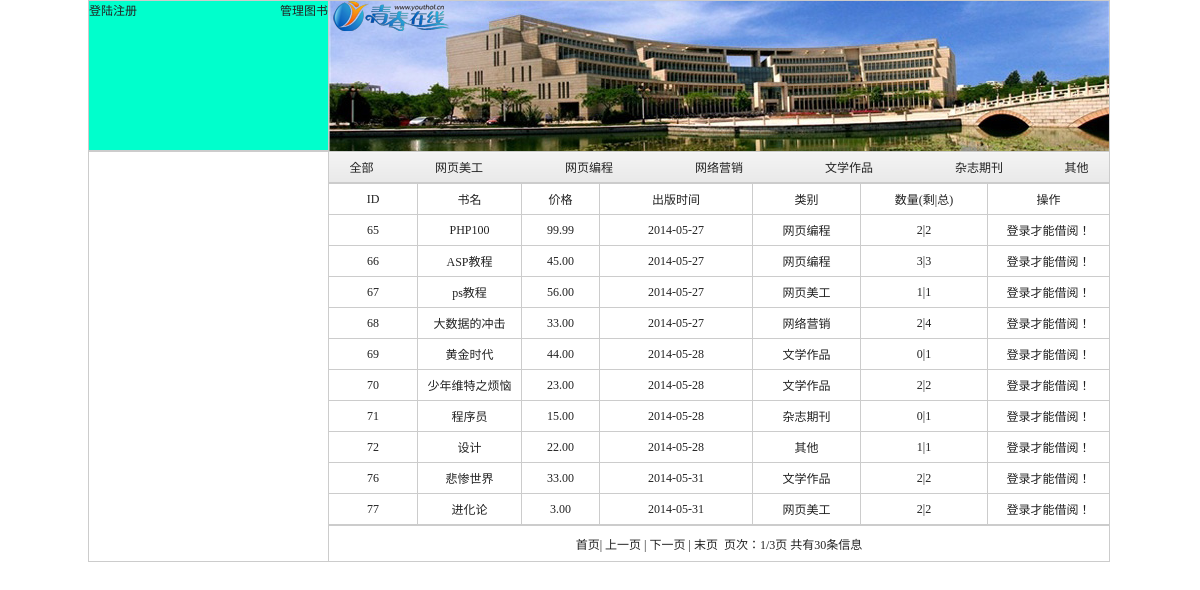
The page / on the database its author committed.
### tables this page shows
CREATE TABLE IF NOT EXISTS `yx_books` (
  `id` int(6) NOT NULL AUTO_INCREMENT,
  `name` varchar(20) NOT NULL,
  `price` decimal(4,2) NOT NULL,
  `uploadtime` date NOT NULL,
  `type` varchar(10) NOT NULL,
  `total` int(11) DEFAULT NULL,
  `leave_number` int(11) DEFAULT NULL,
  PRIMARY KEY (`id`)
);

### index.php (the view, shortened to what this page needs)
<?php
include("config.php");
?>
<html xmlns="http://www.w3.org/1999/xhtml">
<head>
<link rel="stylesheet" href="style.css" type="text/css">
</head>
<body>
<div style="width:1024px; height:562px; margin:auto;">
	<div style="width:240px; height:560; background-color:#3CF; float:left; margin:auto;">
		<div style="width:239px; height:149px; border:1px #ccc solid;  margin:auto; background-color: #0FC;">
		<?php
        if(!isset($_SESSION['id'])){
            echo
            "<a href='landing.php'  title='登陆注册'>登陆注册</a>";
        }else if(isset($_SESSION['id'])){
            echo "<a href='landing.php?tj=out'  title='注销'>注销</a>";
            echo "&nbsp;";
			echo"欢迎借阅！";
        }
        ?>
		<a href="admin/login.php"  title="管理图书" style="float:right;">管理图书</a>
		</div>
		<div style="width:239px; border:1px #ccc solid;  height:409px; margin:auto; background-color: #FFF; vertical-align: middle">
        </div>
  </div>
<div style="float:left; margin:auto; width:782px; height:562px;">
<?php include("head.php"); ?>
		<table width="782" border="0" align="left" cellpadding="0" cellspacing="0">
                <tr>
                  <td height="22">
	<?php
	$pagesize=10;
	if(!isset($_GET['proid'])){
		$sql="select * from yx_books order by id asc";
	}else{
		$sql='select * from yx_books where type="'.urldecode($_GET['proid']).'"';
	}
	$rs=mysql_query($sql);
	$recordcount=mysql_num_rows($rs);
	$pagecount=($recordcount-1)/$pagesize+1;
	$pagecount=(int)$pagecount;
	if(!isset($_GET['pageno']))
	{
		$pageno=1;
	}else{
		$pageno=$_GET["pageno"];
	}
	$startno=($pageno-1)*$pagesize;
	if(!isset($_GET['proid'])){
	$sql="select * from yx_books order by id asc limit $startno,$pagesize";
	}else{
	$sql="select * from yx_books where type='".urldecode($_GET['proid'])."' order by id asc limit $startno,$pagesize";
	}
	$rs=mysql_query($sql,$conn);
?>
  <table width="100%" border="0" align="center" cellpadding="0" cellspacing="1" bgcolor="#CCCCCC">
    <tr>
      <td width="88" height="30" align="center" bgcolor="#FFFFFF" class="line2">ID</td>
	    <td width="103" align="center" bgcolor="#FFFFFF" class="line2">书名</td>
	    <td width="77" align="center" bgcolor="#FFFFFF" class="line2">价格</td>
	    <td width="152" align="center" bgcolor="#FFFFFF" class="line2">出版时间</td>
	    <td width="107" align="center" bgcolor="#FFFFFF" class="line2">类别</td>
	    <td width="126" align="center" bgcolor="#FFFFFF" class="line2">数量(剩|总)</td>
	    <td width="121" align="center" bgcolor="#FFFFFF" class="line2">操作</td>
	    </tr>
    <?php
		while($rows=mysql_fetch_assoc($rs))
	{
	?>
	<tr>
	  <td height="30" align="center" bgcolor="#FFFFFF"><?php echo $rows["id"];?></td>
	  <td align="center" bgcolor="#FFFFFF"><?php echo $rows["name"];?></td>
	  <td align="center" bgcolor="#FFFFFF"><?php echo $rows["price"];?></td>
	  <td align="center" bgcolor="#FFFFFF"><?php echo $rows["uploadtime"];?></td>
	  <td align="center" bgcolor="#FFFFFF"><?php echo $rows["type"];?></td>
	  <td align="center" bgcolor="#FFFFFF"><?php echo $rows["leave_number"]."|".$rows["total"]; ?></td>
	  <td align="center" bgcolor="#FFFFFF" class="line2">
	  <?php
	  if(!isset($_SESSION['id']))
	  {
		  echo "登录才能借阅！";
		}
	  ?>	  </td>
	</tr>
	<?php
	}
?>
</table>
<table width="100%" border="0" align="center" cellpadding="2" cellspacing="1" bgcolor="#CCCCCC">
  <tr>
  <td height="35" align="center" bgcolor="#FFFFFF">
 <?php
 	if(!isset($_GET['proid'])){
			if($pageno==1)
	{
	?>
    	首页| 上一页 |
    	<a href="index.php?pageno=<?php echo $pageno+1?>">下一页</a> |
    	<a href="index.php?pageno=<?php echo $pagecount?>">末页</a>
    <?php
	}
?>
 <?php
	}
?>
    &nbsp;页次：<?php echo $pageno ?>/<?php echo $pagecount ?>页&nbsp;共有<?php echo $recordcount?>条信息
    </td>
  </tr>
</table></td></tr>
</table>
	</div>
</div>
</body>
</html>

### head.php (shortened to what this page needs)
<div style="margin:auto; width:782px; height:183px;"><table width="780" border="0" align="left" cellpadding="0" cellspacing="1" bgcolor="#CCCCCC" >
  <tr>
    <td valign="top" bgcolor="FFFFFF" width="780" height="150" background="tushuguanlogo.jpg"><a style="float:left;" href="http://www.youthol.cn/"><img src="admin/images/qczxlogo.png" /></a></td>
  </tr>
  <tr>
    <td bgcolor="#FFFFFF"><table width="780" height="30" border="0" align="center" cellpadding="0" cellspacing="0">
      <tr>
        <td align="center" background="button1_bg.jpg"><a href="index.php" title="全部">全部</a></td>
        <td align="center" background="button1_bg.jpg"><a href="index.php?proid=<?php echo urlencode('网页美工');?>" title="网页美工">网页美工</a></td>
        <td align="center" background="button1_bg.jpg"><a href="index.php?proid=<?php echo urlencode('网页编程');?>" title="网页编程">网页编程</a></td>
        <td align="center" background="button1_bg.jpg"><a href="index.php?proid=<?php echo urlencode('网络营销');?>" title="网络营销">网络营销</a></td>
        <td align="center" background="button1_bg.jpg"><a href="index.php?proid=<?php echo urlencode('文学作品');?>" title="网页美工">文学作品</a></td>
        <td align="center" background="button1_bg.jpg"><a href="index.php?proid=<?php echo urlencode('杂志期刊');?>" title="杂志期刊">杂志期刊</a></td>
        <td align="center" background="button1_bg.jpg"><a href="index.php?proid=<?php echo urlencode('其他');?>" title="其他">其他</a></td>
      </tr>
    </table></td>
  </tr>
</table>
</div>

### style.css (style rules this page uses)
body,td,th { font-family: ����;font-size: 9pt;color: #222; }
body { margin-left: 0px;margin-top: 0px;margin-right: 0px;margin-bottom: 0px;background-color: #FFFFFF;line-height:20px; }
a:link { color: #222;text-decoration: none; }

### rows shown on the page
yx_books: id "65", name "PHP100", price "99.99", uploadtime "2014-05-27", type "网页编程", leave_number "2", total "2"
yx_books: id "66", name "ASP教程", price "45.00", uploadtime "2014-05-27", type "网页编程", leave_number "3", total "3"
yx_books: id "67", name "ps教程", price "56.00", uploadtime "2014-05-27", type "网页美工", leave_number "1", total "1"
yx_books: id "68", name "大数据的冲击", price "33.00", uploadtime "2014-05-27", type "网络营销", leave_number "2", total "4"
yx_books: id "69", name "黄金时代", price "44.00", uploadtime "2014-05-28", type "文学作品", leave_number "0", total "1"
yx_books: id "70", name "少年维特之烦恼", price "23.00", uploadtime "2014-05-28", type "文学作品", leave_number "2", total "2"
yx_books: id "71", name "程序员", price "15.00", uploadtime "2014-05-28", type "杂志期刊", leave_number "0", total "1"
yx_books: id "72", name "设计", price "22.00", uploadtime "2014-05-28", type "其他", leave_number "1", total "1"
yx_books: id "76", name "悲惨世界", price "33.00", uploadtime "2014-05-31", type "文学作品", leave_number "2", total "2"
yx_books: id "77", name "进化论", price "3.00", uploadtime "2014-05-31", type "网页美工", leave_number "2", total "2"

### other values the page prints
$pageno "1"
$pagecount "3"
$recordcount "30"
